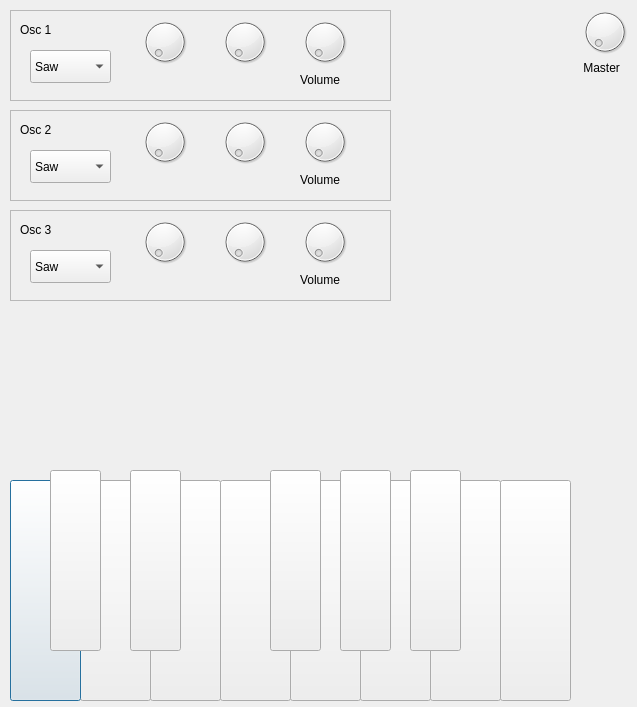
<?xml version="1.0" encoding="UTF-8"?>
<ui version="4.0">
 <class>Dialog</class>
 <widget class="QDialog" name="Dialog">
  <property name="geometry">
   <rect>
    <x>0</x>
    <y>0</y>
    <width>637</width>
    <height>707</height>
   </rect>
  </property>
  <property name="windowTitle">
   <string>Dialog</string>
  </property>
  <widget class="QPushButton" name="c_key">
   <property name="geometry">
    <rect>
     <x>10</x>
     <y>480</y>
     <width>71</width>
     <height>221</height>
    </rect>
   </property>
   <property name="text">
    <string/>
   </property>
  </widget>
  <widget class="QPushButton" name="cs_key">
   <property name="geometry">
    <rect>
     <x>50</x>
     <y>470</y>
     <width>51</width>
     <height>181</height>
    </rect>
   </property>
   <property name="text">
    <string/>
   </property>
  </widget>
  <widget class="QPushButton" name="d_key">
   <property name="geometry">
    <rect>
     <x>80</x>
     <y>480</y>
     <width>71</width>
     <height>221</height>
    </rect>
   </property>
   <property name="text">
    <string/>
   </property>
  </widget>
  <widget class="QPushButton" name="ds_key">
   <property name="geometry">
    <rect>
     <x>130</x>
     <y>470</y>
     <width>51</width>
     <height>181</height>
    </rect>
   </property>
   <property name="text">
    <string/>
   </property>
  </widget>
  <widget class="QPushButton" name="e_key">
   <property name="geometry">
    <rect>
     <x>150</x>
     <y>480</y>
     <width>71</width>
     <height>221</height>
    </rect>
   </property>
   <property name="text">
    <string/>
   </property>
  </widget>
  <widget class="QPushButton" name="fs_key">
   <property name="geometry">
    <rect>
     <x>270</x>
     <y>470</y>
     <width>51</width>
     <height>181</height>
    </rect>
   </property>
   <property name="text">
    <string/>
   </property>
  </widget>
  <widget class="QPushButton" name="f_key">
   <property name="geometry">
    <rect>
     <x>220</x>
     <y>480</y>
     <width>71</width>
     <height>221</height>
    </rect>
   </property>
   <property name="text">
    <string/>
   </property>
  </widget>
  <widget class="QPushButton" name="a_key">
   <property name="geometry">
    <rect>
     <x>360</x>
     <y>480</y>
     <width>71</width>
     <height>221</height>
    </rect>
   </property>
   <property name="text">
    <string/>
   </property>
  </widget>
  <widget class="QPushButton" name="g_key">
   <property name="geometry">
    <rect>
     <x>290</x>
     <y>480</y>
     <width>71</width>
     <height>221</height>
    </rect>
   </property>
   <property name="text">
    <string/>
   </property>
  </widget>
  <widget class="QPushButton" name="gs_key">
   <property name="geometry">
    <rect>
     <x>340</x>
     <y>470</y>
     <width>51</width>
     <height>181</height>
    </rect>
   </property>
   <property name="text">
    <string/>
   </property>
  </widget>
  <widget class="QPushButton" name="b_key">
   <property name="geometry">
    <rect>
     <x>430</x>
     <y>480</y>
     <width>71</width>
     <height>221</height>
    </rect>
   </property>
   <property name="text">
    <string/>
   </property>
  </widget>
  <widget class="QPushButton" name="as_key">
   <property name="geometry">
    <rect>
     <x>410</x>
     <y>470</y>
     <width>51</width>
     <height>181</height>
    </rect>
   </property>
   <property name="text">
    <string/>
   </property>
  </widget>
  <widget class="QPushButton" name="c2_key">
   <property name="geometry">
    <rect>
     <x>500</x>
     <y>480</y>
     <width>71</width>
     <height>221</height>
    </rect>
   </property>
   <property name="text">
    <string/>
   </property>
  </widget>
  <widget class="QDial" name="master_gain_dial">
   <property name="geometry">
    <rect>
     <x>580</x>
     <y>0</y>
     <width>50</width>
     <height>64</height>
    </rect>
   </property>
  </widget>
  <widget class="QLabel" name="label">
   <property name="geometry">
    <rect>
     <x>580</x>
     <y>60</y>
     <width>51</width>
     <height>16</height>
    </rect>
   </property>
   <property name="text">
    <string> Master</string>
   </property>
  </widget>
  <widget class="QFrame" name="frame">
   <property name="geometry">
    <rect>
     <x>10</x>
     <y>10</y>
     <width>381</width>
     <height>91</height>
    </rect>
   </property>
   <property name="frameShape">
    <enum>QFrame::StyledPanel</enum>
   </property>
   <property name="frameShadow">
    <enum>QFrame::Raised</enum>
   </property>
   <widget class="QLabel" name="label_2">
    <property name="geometry">
     <rect>
      <x>10</x>
      <y>10</y>
      <width>58</width>
      <height>19</height>
     </rect>
    </property>
    <property name="text">
     <string>Osc 1</string>
    </property>
   </widget>
   <widget class="QDial" name="dial">
    <property name="geometry">
     <rect>
      <x>130</x>
      <y>0</y>
      <width>50</width>
      <height>64</height>
     </rect>
    </property>
   </widget>
   <widget class="QDial" name="dial_2">
    <property name="geometry">
     <rect>
      <x>210</x>
      <y>0</y>
      <width>50</width>
      <height>64</height>
     </rect>
    </property>
   </widget>
   <widget class="QDial" name="dial_3">
    <property name="geometry">
     <rect>
      <x>290</x>
      <y>0</y>
      <width>50</width>
      <height>64</height>
     </rect>
    </property>
   </widget>
   <widget class="QComboBox" name="comboBox">
    <property name="geometry">
     <rect>
      <x>20</x>
      <y>40</y>
      <width>81</width>
      <height>33</height>
     </rect>
    </property>
    <item>
     <property name="text">
      <string>Saw</string>
     </property>
    </item>
    <item>
     <property name="text">
      <string>Sin</string>
     </property>
    </item>
    <item>
     <property name="text">
      <string>Square</string>
     </property>
    </item>
   </widget>
   <widget class="QLabel" name="label_5">
    <property name="geometry">
     <rect>
      <x>290</x>
      <y>60</y>
      <width>51</width>
      <height>19</height>
     </rect>
    </property>
    <property name="text">
     <string>Volume</string>
    </property>
   </widget>
  </widget>
  <widget class="QFrame" name="frame_2">
   <property name="geometry">
    <rect>
     <x>10</x>
     <y>110</y>
     <width>381</width>
     <height>91</height>
    </rect>
   </property>
   <property name="frameShape">
    <enum>QFrame::StyledPanel</enum>
   </property>
   <property name="frameShadow">
    <enum>QFrame::Raised</enum>
   </property>
   <widget class="QLabel" name="label_3">
    <property name="geometry">
     <rect>
      <x>10</x>
      <y>10</y>
      <width>58</width>
      <height>19</height>
     </rect>
    </property>
    <property name="text">
     <string>Osc 2</string>
    </property>
   </widget>
   <widget class="QDial" name="dial_4">
    <property name="geometry">
     <rect>
      <x>290</x>
      <y>0</y>
      <width>50</width>
      <height>64</height>
     </rect>
    </property>
   </widget>
   <widget class="QDial" name="dial_5">
    <property name="geometry">
     <rect>
      <x>130</x>
      <y>0</y>
      <width>50</width>
      <height>64</height>
     </rect>
    </property>
   </widget>
   <widget class="QDial" name="dial_6">
    <property name="geometry">
     <rect>
      <x>210</x>
      <y>0</y>
      <width>50</width>
      <height>64</height>
     </rect>
    </property>
   </widget>
   <widget class="QComboBox" name="comboBox_2">
    <property name="geometry">
     <rect>
      <x>20</x>
      <y>40</y>
      <width>81</width>
      <height>33</height>
     </rect>
    </property>
    <item>
     <property name="text">
      <string>Saw</string>
     </property>
    </item>
    <item>
     <property name="text">
      <string>Sin</string>
     </property>
    </item>
    <item>
     <property name="text">
      <string>Square</string>
     </property>
    </item>
   </widget>
   <widget class="QLabel" name="label_6">
    <property name="geometry">
     <rect>
      <x>290</x>
      <y>60</y>
      <width>51</width>
      <height>19</height>
     </rect>
    </property>
    <property name="text">
     <string>Volume</string>
    </property>
   </widget>
  </widget>
  <widget class="QFrame" name="frame_3">
   <property name="geometry">
    <rect>
     <x>10</x>
     <y>210</y>
     <width>381</width>
     <height>91</height>
    </rect>
   </property>
   <property name="frameShape">
    <enum>QFrame::StyledPanel</enum>
   </property>
   <property name="frameShadow">
    <enum>QFrame::Raised</enum>
   </property>
   <widget class="QLabel" name="label_4">
    <property name="geometry">
     <rect>
      <x>10</x>
      <y>10</y>
      <width>58</width>
      <height>19</height>
     </rect>
    </property>
    <property name="text">
     <string>Osc 3</string>
    </property>
   </widget>
   <widget class="QDial" name="dial_9">
    <property name="geometry">
     <rect>
      <x>210</x>
      <y>0</y>
      <width>50</width>
      <height>64</height>
     </rect>
    </property>
   </widget>
   <widget class="QDial" name="dial_7">
    <property name="geometry">
     <rect>
      <x>290</x>
      <y>0</y>
      <width>50</width>
      <height>64</height>
     </rect>
    </property>
   </widget>
   <widget class="QDial" name="dial_8">
    <property name="geometry">
     <rect>
      <x>130</x>
      <y>0</y>
      <width>50</width>
      <height>64</height>
     </rect>
    </property>
   </widget>
   <widget class="QComboBox" name="comboBox_3">
    <property name="geometry">
     <rect>
      <x>20</x>
      <y>40</y>
      <width>81</width>
      <height>33</height>
     </rect>
    </property>
    <item>
     <property name="text">
      <string>Saw</string>
     </property>
    </item>
    <item>
     <property name="text">
      <string>Sin</string>
     </property>
    </item>
    <item>
     <property name="text">
      <string>Square</string>
     </property>
    </item>
   </widget>
   <widget class="QLabel" name="label_7">
    <property name="geometry">
     <rect>
      <x>290</x>
      <y>60</y>
      <width>51</width>
      <height>19</height>
     </rect>
    </property>
    <property name="text">
     <string>Volume</string>
    </property>
   </widget>
  </widget>
  <zorder>e_key</zorder>
  <zorder>d_key</zorder>
  <zorder>c_key</zorder>
  <zorder>cs_key</zorder>
  <zorder>ds_key</zorder>
  <zorder>f_key</zorder>
  <zorder>a_key</zorder>
  <zorder>g_key</zorder>
  <zorder>gs_key</zorder>
  <zorder>fs_key</zorder>
  <zorder>b_key</zorder>
  <zorder>as_key</zorder>
  <zorder>c2_key</zorder>
  <zorder>master_gain_dial</zorder>
  <zorder>label</zorder>
  <zorder>frame</zorder>
  <zorder>frame_2</zorder>
  <zorder>frame_3</zorder>
 </widget>
 <resources/>
 <connections/>
</ui>
